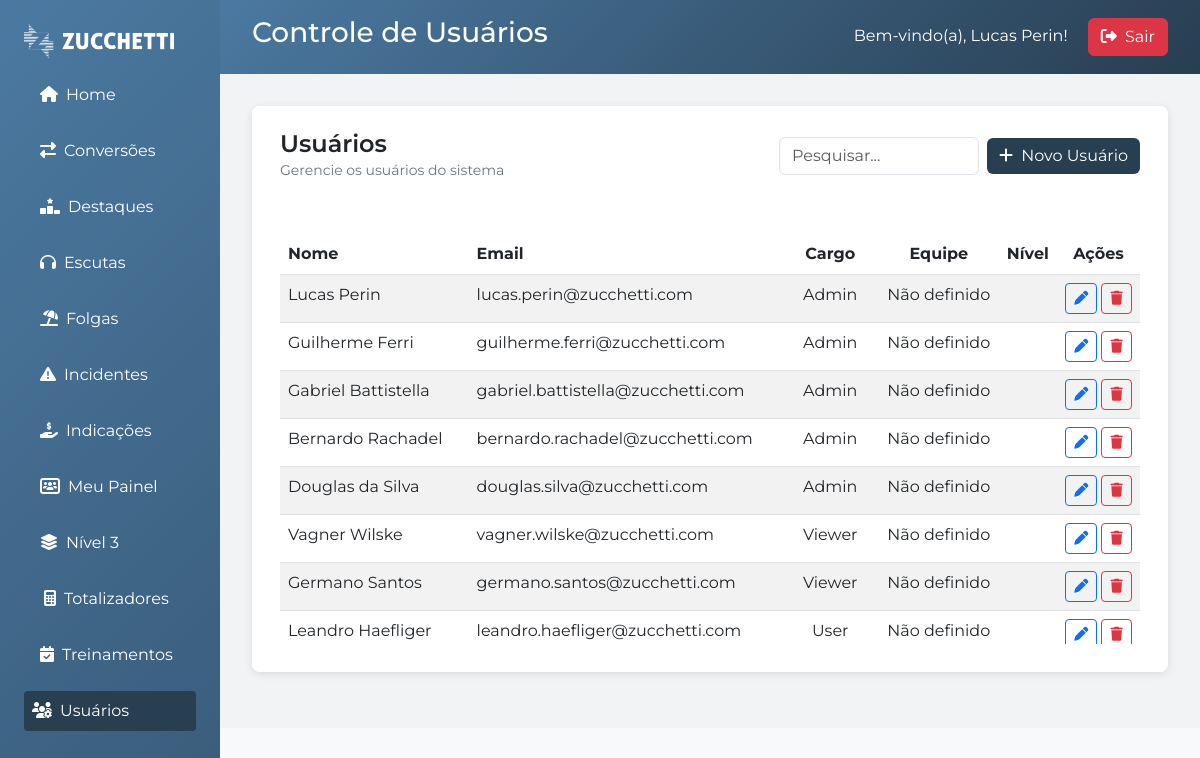
Screenshot of /Views/usuarios.php (signed in) with the database file from the repository.
### tables this page shows
CREATE TABLE TB_USUARIO
( 
 Id INT PRIMARY KEY AUTO_INCREMENT,
 Nome varchar(50) NOT NULL,
 Email varchar(50) NOT NULL,
 Senha varchar(255) NOT NULL,
 Cargo varchar(255) NOT NULL
);

### Views/usuarios.php (the view, shortened to what this page needs)
<?php
include '../Config/Database.php';
$cargo        = isset($_SESSION['cargo']) ? $_SESSION['cargo'] : '';
$usuario_nome = $_SESSION['usuario_nome'] ?? 'Usuário';
$query = "SELECT
            u.Id,
            u.Nome,
            u.Email,
            ena.idEquipe,
            GROUP_CONCAT(ena.idNivel) AS niveis,
            u.Cargo,
            IFNULL(c.descricao, 'Não definido') AS EquipeDescricao,
            GROUP_CONCAT(n.descricao SEPARATOR ', ') AS NivelDescricao
          FROM TB_USUARIO u
          LEFT JOIN TB_EQUIPE_NIVEL_ANALISTA ena ON ena.idUsuario = u.Id
          LEFT JOIN TB_EQUIPE c ON ena.idEquipe = c.id
          LEFT JOIN TB_NIVEL n ON ena.idNivel = n.id
          GROUP BY u.Id
          ORDER BY u.Id ASC";
$result = mysqli_query($conn, $query);
?>
<!DOCTYPE html>
<html lang="pt-BR">
<head>
  <link rel="stylesheet" href="https://cdn.jsdelivr.net/npm/bootstrap@5.3.0/dist/css/bootstrap.min.css">
  <link rel="stylesheet" href="https://cdnjs.cloudflare.com/ajax/libs/font-awesome/6.4.2/css/all.min.css">
  <link rel="stylesheet" href="../Public/usuarios.css">
</head>
<body class="bg-light">
  <div class="d-flex-wrapper">
    <div class="sidebar">
      <a class="light-logo" href="usuarios.php">
        <img src="../Public/Image/zucchetti_blue.png" width="150" alt="Logo Zucchetti">
      </a>
      <nav class="nav flex-column">
      <a class="nav-link" href="menu.php"><i class="fa-solid fa-house me-2"></i>Home</a>
        <?php if ($cargo === 'Admin' || $cargo === 'Conversor'): ?>
          <a class="nav-link" href="conversao.php"><i class="fa-solid fa-right-left me-2"></i>Conversões</a>
        <?php endif; ?>
        <?php if ($cargo === 'Admin'): ?>
          <a class="nav-link" href="destaque.php"><i class="fa-solid fa-ranking-star me-2"></i>Destaques</a>
        <?php endif; ?>
        <?php if ($cargo === 'Admin'): ?>
          <a class="nav-link" href="escutas.php"><i class="fa-solid fa-headphones me-2"></i>Escutas</a>
        <?php endif; ?>
        <?php if ($cargo === 'Admin'): ?>
          <a class="nav-link" href="folga.php"><i class="fa-solid fa-umbrella-beach me-2"></i>Folgas</a>
        <?php endif; ?>
        <?php if ($cargo === 'Admin'): ?>
          <a class="nav-link" href="incidente.php"><i class="fa-solid fa-exclamation-triangle me-2"></i>Incidentes</a>
        <?php endif; ?>
        <?php if ($cargo === 'Admin' || $cargo === 'Comercial' || $cargo === 'User' || $cargo === 'Conversor'): ?>
          <a class="nav-link" href="indicacao.php"><i class="fa-solid fa-hand-holding-dollar me-2"></i>Indicações</a>
        <?php endif; ?>
        <?php if ($cargo === 'Admin' || $cargo === 'Viewer' || $cargo === 'User' || $cargo === 'Conversor'): ?>
          <a class="nav-link" href="user.php"><i class="fa-solid fa-users-rectangle me-2"></i>Meu Painel</a>
        <?php endif; ?>
        <?php if ($cargo === 'Admin'): ?>
          <a class="nav-link" href="../index.php"><i class="fa-solid fa-layer-group me-2"></i>Nível 3</a>
        <?php endif; ?>
        <?php if ($cargo === 'Admin'): ?>
          <a class="nav-link" href="dashboard.php"><i class="fa-solid fa-calculator me-2 ms-1"></i>Totalizadores</a>
        <?php endif; ?>
        <?php if ($cargo === 'Admin' || $cargo === 'Comercial' || $cargo === 'Treinamento'): ?>
          <a class="nav-link" href="treinamento.php"><i class="fa-solid fa-calendar-check me-2"></i>Treinamentos</a>
        <?php endif; ?>
        <?php if ($cargo === 'Admin'): ?>
          <a class="nav-link active" href="usuarios.php"><i class="fa-solid fa-users-gear me-2"></i>Usuários</a>
        <?php endif; ?>
      </nav>
    </div>
    <div class="w-100">
      <div class="header">
        <h3>Controle de Usuários</h3>
        <div class="user-info">
          <span>Bem-vindo(a), <?php echo htmlspecialchars($usuario_nome, ENT_QUOTES, 'UTF-8'); ?>!</span>
          <a href="logout.php" class="btn btn-danger">
            <i class="fa-solid fa-right-from-bracket me-1"></i> Sair
          </a>
        </div>
      </div>
      <div class="content container-fluid">
        <div class="card mb-4">
          <div class="card-header d-flex justify-content-between align-items-center">
            <div>
              <h4>Usuários</h4>
              <small>Gerencie os usuários do sistema</small>
            </div>
            <div class="d-flex align-items-center">
              <input type="text" id="searchInput" class="form-control" style="width: 200px;" placeholder="Pesquisar...">
              <button class="btn btn-custom ms-2" data-bs-toggle="modal" data-bs-target="#modalCadastro">
                <i class="fa-solid fa-plus me-1"></i> Novo Usuário
              </button>
            </div>
          </div>
          <div class="card-body">
            <div class="table-responsive access-scroll">
              <table class="table table-striped">
                <thead>
                  <tr>
                    <th>Nome</th>
                    <th style="width: 10%">Email</th>
                    <th class="text-center">Cargo</th>
                    <th class="text-center">Equipe</th>
                    <th class="text-center">Nível</th>
                    <th class="text-center">Ações</th>
                  </tr>
                </thead>
                <tbody>
                  <?php if($result && mysqli_num_rows($result) > 0): ?>
                    <?php while($user = mysqli_fetch_assoc($result)): ?>
                      <tr>
                        <td><?= $user['Nome'] ?></td>
                        <td><?= $user['Email'] ?></td>
                        <td class="text-center"><?= $user['Cargo'] ?></td>
                        <td class="text-center"><?= $user['EquipeDescricao'] ?></td>
                        <td class="text-center sobrepor"><?= $user['NivelDescricao'] ?></td>
                        <td class="text-center">
                        <button type="button" class="btn btn-outline-primary btn-sm"
                          onclick="editarUser('<?= $user['Id'] ?>', '<?= addslashes($user['Nome']) ?>', '<?= addslashes($user['Email']) ?>', '<?= $user['idEquipe'] ?>', '<?= $user['niveis'] ?>', '<?= $user['Cargo'] ?>')">
                          <i class="fa-solid fa-pen"></i>
                        </button>
                          <button type="button" class="btn btn-outline-danger btn-sm"
                            onclick="modalExcluir('<?= $user['Id'] ?>', '<?= addslashes($user['Nome']) ?>')">
                            <i class="fa-solid fa-trash"></i>
                          </button>
                        </td>
                      </tr>
                    <?php endwhile; ?>
                  <?php else: ?>
                    <tr>
                      <td colspan="6" class="text-center">Nenhum usuário encontrado.</td>
                    </tr>
                  <?php endif; ?>
                </tbody>
              </table>
            </div>
          </div>
        </div>
      </div>
    </div>
  </div>
</body>
</html>

### Public/usuarios.css (style rules this page uses)
body { font-family: 'Montserrat', sans-serif; background-color: #f0f2f5; }
.d-flex-wrapper { display: flex; min-height: 100vh; }
.sidebar { background: linear-gradient(135deg, #4b79a1, #283e51); min-width: 220px; padding: 1.5rem; color: #fff; }
.sidebar a { color: #fff; display: block; margin-bottom: 1rem; }
.sidebar a:hover, .sidebar a.active { color: #fff; background-color: #283e51; border-radius: 4px; padding: 0.5rem; }
.header { background: linear-gradient(135deg, #4b79a1, #283e51); padding: 1rem 2rem; display: flex; justify-content: space-between; align-items: center; color: #fff; }
.header .user-info span { margin-right: 1rem; }
.content { padding: 2rem; flex-grow: 1; background-color: #f1f3f5; }
.card { border: none; border-radius: 8px; overflow: hidden; box-shadow: 0 2px 8px rgba(0,0,0,0.1); }
.card-header { background-color: #fff; border-bottom: none; padding: 1.5rem 1.75rem; }
.card-header h4 { margin: 0; font-weight: 600; }
.card-header small { color: #6c757d; }
.card-body { background-color: #fff; padding: 1.75rem; }
table thead { background-color: #283e51; color: #fff; }
.btn-custom { background-color: #283e51; color: #fff; border: none; }
.light-logo { filter: brightness(0) invert(1); }
.access-scroll { height: 410px; overflow-y: auto; }
td.sobrepor { max-width: 250px; white-space: nowrap; overflow: hidden; text-overflow: ellipsis; }

### rows the page displays
tb_usuario: Nome "Lucas Perin", Email "lucas.perin@zucchetti.com", Cargo "Admin", EquipeDescricao "Não definido"
tb_usuario: Nome "Guilherme Ferri", Email "guilherme.ferri@zucchetti.com", Cargo "Admin", EquipeDescricao "Não definido"
tb_usuario: Nome "Gabriel Battistella", Email "gabriel.battistella@zucchetti.com", Cargo "Admin", EquipeDescricao "Não definido"
tb_usuario: Nome "Bernardo Rachadel", Email "bernardo.rachadel@zucchetti.com", Cargo "Admin", EquipeDescricao "Não definido"
tb_usuario: Nome "Douglas da Silva", Email "douglas.silva@zucchetti.com", Cargo "Admin", EquipeDescricao "Não definido"
tb_usuario: Nome "Vagner Wilske", Email "vagner.wilske@zucchetti.com", Cargo "Viewer", EquipeDescricao "Não definido"
tb_usuario: Nome "Germano Santos", Email "germano.santos@zucchetti.com", Cargo "Viewer", EquipeDescricao "Não definido"
tb_usuario: Nome "Leandro Haefliger", Email "leandro.haefliger@zucchetti.com", Cargo "User", EquipeDescricao "Não definido"

### other values shown
$usuario_nome "Lucas Perin"
